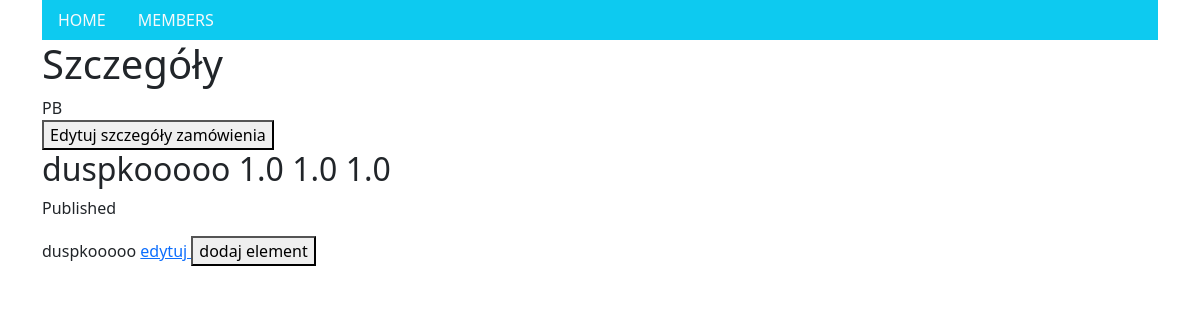
The app's page /zamowienia/szczegoly/3_2023-12-03/ (signed in) with its own data.
### order_display/models.py (models this page shows, shortened)
class Order(models.Model):
    objects = models.Manager()
    published = PublishedManager()
    class Status(models.TextChoices):
        DRAFT = 'DF', 'Draft'
        PUBLISHED = 'PB', 'Published'
    client = models.ForeignKey(Client,
                               on_delete=models.CASCADE,
                               related_name='client')
    created = models.DateField(default = timezone.now)
    due = models.DateField(blank=True)
    slug = models.SlugField(max_length=255, blank=True)
    status = models.CharField(max_length=2,
                              choices=Status.choices,
                              default=Status.PUBLISHED)
    adres = models.CharField(max_length=255, blank=True)
    def __str__(self):
        return self.status

class Element(models.Model):
    class Units(models.TextChoices):
        SZTUKI = 'szt'
        M3 = 'm3'
        MB = 'mb'
    name = models.CharField(max_length=20, blank=True)
    width = models.FloatField(blank=True)
    height = models.FloatField(blank=True)
    length = models.FloatField(blank=True)
    count = models.IntegerField(blank=True)
    volume = models.FloatField(blank=True)
    unit = models.CharField(max_length=3,
                              choices=Units.choices,
                              default=Units.M3)
    description = models.TextField(blank = True)
    order = models.ForeignKey(Order,
                              on_delete=models.CASCADE,
                              related_name='element')
    slug = models.SlugField(max_length=255)
    def __str__(self):
        return self.name

### order_display/views.py (the view)
# urls.py: path('szczegoly/<slug:order>/', views.order_detail_view, name = 'order_detail'),
@login_required(login_url='/login/')
def order_detail_view(request, order):
    order = Order.objects.get(slug=order)
    elements = order.element.all()
    if request.method == "POST":
        print("POST")
        if 'element_form' in request.POST:
            element_form = ElementForm(request.POST)
            order_form = OrderForm()
            if element_form.is_valid():
                element = element_form.save(commit=False)
                element.order = order
                element.save()
        if 'order_form' in request.POST:
            order_form = OrderForm(request.POST, instance = order)
            element_form = ElementForm()
            if order_form.is_valid():
                order = order_form.save()
        return redirect(order.get_absolute_url())
    else:
        element_form = ElementForm()
        order_form=OrderForm(instance = order)
    return render(request, 'order_display/order_detail.html', {"order":order,"elements":elements, "element_form": element_form,'order_form':order_form})

### order_display/models.py (called while the page is built)
    def __str__(self):
        return self.last_name

### order_display/templates/order_display/order_detail.html (shortened to what this page needs)
{% extends "order_display/base.html" %}
{% load crispy_forms_tags %}
{% block content %}
  <h1>Szczegóły</h1>
  <div id='order'>
  {{order}}
  </div>
  <button id="show_order_form">Edytuj szczegóły zamówienia</button>
  {% for element in elements %}
    <h2>
        {{ element.name }}
        {{ element.width }}
        {{ element.height }}
        {{ element.length }}
    </h2>
    <p class="date">
      Published {{ order.publish }}
    </p>
    {% for element in order.element.all %}
        {{element}}
        <a href = {% url 'order_display:element_edit' element.slug %}> edytuj </a>
    {% endfor %}
  {% endfor %}
  <button id="show_element_form">dodaj element</button>
{% endblock %}

### records on screen
Order: status "PB"
Element: name "duspkooooo", width "1.0", height "1.0", length "1.0"
